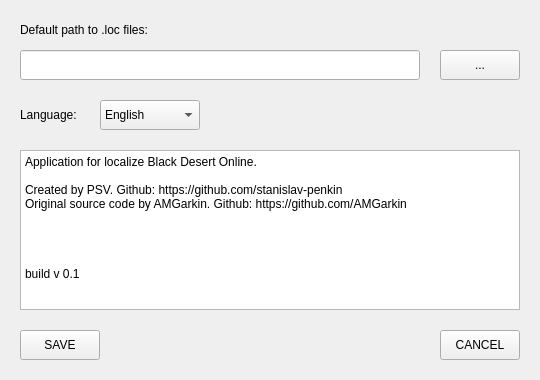
<?xml version="1.0" encoding="UTF-8"?>
<ui version="4.0">
 <class>SettingsWindow</class>
 <widget class="QWidget" name="SettingsWindow">
  <property name="geometry">
   <rect>
    <x>0</x>
    <y>0</y>
    <width>540</width>
    <height>380</height>
   </rect>
  </property>
  <property name="minimumSize">
   <size>
    <width>540</width>
    <height>380</height>
   </size>
  </property>
  <property name="maximumSize">
   <size>
    <width>540</width>
    <height>380</height>
   </size>
  </property>
  <property name="windowTitle">
   <string>Settings</string>
  </property>
  <widget class="QLabel" name="pathLabel">
   <property name="geometry">
    <rect>
     <x>20</x>
     <y>20</y>
     <width>501</width>
     <height>20</height>
    </rect>
   </property>
   <property name="styleSheet">
    <string notr="true">font: 10pt &quot;Arial&quot;;</string>
   </property>
   <property name="text">
    <string>Default path to .loc files:</string>
   </property>
  </widget>
  <widget class="QLineEdit" name="pathEdit">
   <property name="geometry">
    <rect>
     <x>20</x>
     <y>50</y>
     <width>400</width>
     <height>30</height>
    </rect>
   </property>
   <property name="font">
    <font>
     <family>Liberation Mono</family>
     <pointsize>10</pointsize>
     <weight>50</weight>
     <italic>false</italic>
     <bold>false</bold>
    </font>
   </property>
   <property name="styleSheet">
    <string notr="true">font: 10pt &quot;Liberation Mono&quot;;</string>
   </property>
  </widget>
  <widget class="MyButton" name="chooseButton">
   <property name="geometry">
    <rect>
     <x>440</x>
     <y>50</y>
     <width>80</width>
     <height>30</height>
    </rect>
   </property>
   <property name="styleSheet">
    <string notr="true">font: 87 10pt &quot;Arial Black&quot;;</string>
   </property>
   <property name="text">
    <string>...</string>
   </property>
  </widget>
  <widget class="QLabel" name="languageLabel">
   <property name="geometry">
    <rect>
     <x>20</x>
     <y>105</y>
     <width>70</width>
     <height>20</height>
    </rect>
   </property>
   <property name="styleSheet">
    <string notr="true">font: 10pt &quot;Arial&quot;;</string>
   </property>
   <property name="text">
    <string>Language:</string>
   </property>
  </widget>
  <widget class="QComboBox" name="languageBox">
   <property name="geometry">
    <rect>
     <x>100</x>
     <y>100</y>
     <width>100</width>
     <height>30</height>
    </rect>
   </property>
   <property name="layoutDirection">
    <enum>Qt::LeftToRight</enum>
   </property>
   <property name="styleSheet">
    <string notr="true">font: 87 10pt &quot;Arial Black&quot;;</string>
   </property>
   <property name="currentText">
    <string>English</string>
   </property>
   <item>
    <property name="text">
     <string>English</string>
    </property>
   </item>
   <item>
    <property name="text">
     <string>Russian</string>
    </property>
   </item>
  </widget>
  <widget class="QPlainTextEdit" name="aboutEdit">
   <property name="geometry">
    <rect>
     <x>20</x>
     <y>150</y>
     <width>500</width>
     <height>160</height>
    </rect>
   </property>
   <property name="styleSheet">
    <string notr="true">font: 10pt &quot;Arial&quot;;</string>
   </property>
   <property name="verticalScrollBarPolicy">
    <enum>Qt::ScrollBarAlwaysOff</enum>
   </property>
   <property name="horizontalScrollBarPolicy">
    <enum>Qt::ScrollBarAlwaysOff</enum>
   </property>
   <property name="readOnly">
    <bool>true</bool>
   </property>
   <property name="plainText">
    <string>Application for localize Black Desert Online.

Created by PSV. Github: https://github.com/stanislav-penkin
Original source code by AMGarkin. Github: https://github.com/AMGarkin




build v 0.1</string>
   </property>
   <property name="backgroundVisible">
    <bool>false</bool>
   </property>
  </widget>
  <widget class="MyButton" name="saveButton">
   <property name="geometry">
    <rect>
     <x>20</x>
     <y>330</y>
     <width>80</width>
     <height>30</height>
    </rect>
   </property>
   <property name="styleSheet">
    <string notr="true">font: 87 10pt &quot;Arial Black&quot;;</string>
   </property>
   <property name="text">
    <string>SAVE</string>
   </property>
  </widget>
  <widget class="MyButton" name="cancelButton">
   <property name="geometry">
    <rect>
     <x>440</x>
     <y>330</y>
     <width>80</width>
     <height>30</height>
    </rect>
   </property>
   <property name="styleSheet">
    <string notr="true">font: 87 10pt &quot;Arial Black&quot;;</string>
   </property>
   <property name="text">
    <string>CANCEL</string>
   </property>
  </widget>
 </widget>
 <customwidgets>
  <customwidget>
   <class>MyButton</class>
   <extends>QPushButton</extends>
   <header>mybutton.hpp</header>
  </customwidget>
 </customwidgets>
 <resources/>
 <connections/>
</ui>
